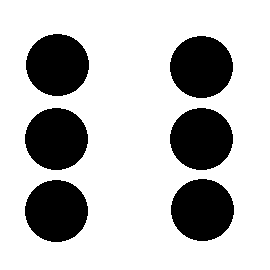
#> input picture MT_10/MT_10/Cv11_c06.bmp, 270 x 270 px
$ python MT_10.py
#> lines starting #> are read from the running program, lines starting #| are printed output that depends on the picture; after the words box and inside, x2 and y2 are one past the last pixel; in counts of white or black regions, pixels touching at a corner belong together
import cv2
import numpy as np
from PIL import Image, ImageDraw, ImageFont
import matplotlib.pyplot as plt

def hough(fname):
    #init
#> called with fname = 'Cv11_c06.bmp'
    bgr = cv2.imread(fname)
#> bgr is the input picture: shape (270, 270, 3); 74.8% white; 6 black regions, box (x1, y1, x2, y2) and area: (26, 34, 89, 96) 3062, (170, 36, 233, 98) 3062, (25, 108, 88, 170) 3062, (170, 108, 233, 170) 3062, (171, 179, 234, 241) 3062, (25, 180, 88, 242) 3062
    img = cv2.cvtColor(bgr, cv2.COLOR_BGR2GRAY)
    img = cv2.medianBlur(img, 5)
    width = img.shape[1]
#> width = 270
    height = img.shape[0]
#> height = 270
    #Hough
    circles = cv2.HoughCircles(img, cv2.HOUGH_GRADIENT_ALT,1,20,param1=50,param2=0.8)
#> circles = [[201, 63, 31.36], [201, 135, 31.36], [56, 142, 31.35], [57, 68, 31.35], [202, 213, 31.35], [58, 213, 31.21]]
    #print(str(circles))
    #vykreslovani na puvodni obrazek pomoci Pillow, imo jednodussi nez pyplot
    count=len(circles[0,:])
#> count = 6
    wimg = Image.open(fname)
    I1 = ImageDraw.Draw(wimg)
    font=ImageFont.truetype("arial.ttf", 60)
    I1.text(((width/2)-25, (height/2)-30), str(count),font=font, fill=(0,255,0))
    wimg.show()
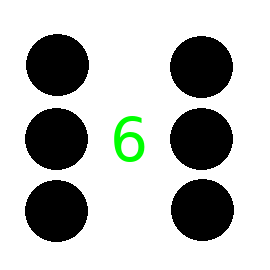
#> shown: PIL image 270x270 RGB; mean R, G, B 188.5, 190.7, 188.5

def erode(fname):
    #init
#> called with fname = 'Cv11_merkers.bmp'
    img = np.uint8(cv2.imread(fname, cv2.IMREAD_GRAYSCALE)/255)
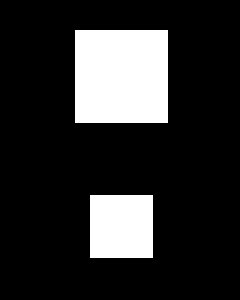
#> input picture MT_10/MT_10/Cv11_merkers.bmp, 80 x 100 px (shown 3 times larger)
#> img: shape (100, 80); values 0 (black) and 1 (white), 17.5% white; 2 white regions, box (x1, y1, x2, y2) and area: (25, 10, 56, 41) 961, (30, 65, 51, 86) 441
    kernel = np.ones((3,3),np.uint8)
    height = int(img.shape[0]/2)
#> height = 50
    halfs = [img[:height, :], img[height:,:]]
    plot_pos = 1

    for garbage, half in enumerate(halfs):
        #print("test")
        cycles=0
        eroded = half.copy()
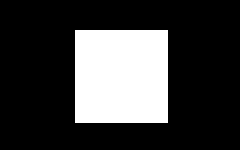
#> eroded: shape (50, 80) (shown 3 times larger); values 0 (black) and 1 (white), 24% white; 1 white region, box (x1, y1, x2, y2) and area: (25, 10, 56, 41) 961
        #eroduje dokud muze
        while True:
            temp = cv2.erode(eroded, kernel)
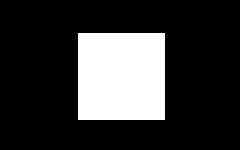
#> temp: shape (50, 80) (shown 3 times larger); values 0 (black) and 1 (white), 21% white; 1 white region, box (x1, y1, x2, y2) and area: (26, 11, 55, 40) 841
            check = len(np.column_stack(np.where(temp != 0)))
#> check = 841
            #print(str(check))
            if check==0:
                break
            cycles+=1
            eroded=temp
        coords = np.column_stack(np.where(eroded!=0))
#> coords = [[25, 40]]
        #vykreslovani erozi
        plt.subplot(2,2,plot_pos)
        plt.title("souradnice eroze " + str(plot_pos) + " : " + str(coords))
        plt.imshow(eroded, cmap="gray")
        #dilace
        dilated=cv2.dilate(eroded, kernel, iterations=cycles)
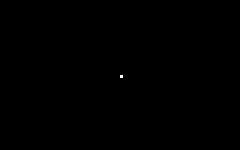
#> eroded: shape (50, 80) (shown 3 times larger); values 0 (black) and 1 (white), 0.03% white in thin lines or dots, all inside (x1, y1, x2, y2) = (40, 25, 41, 26)
        plt.subplot(2,2,(plot_pos+2))
        plt.title("dilace "+str(plot_pos))
        plt.imshow(dilated, cmap="gray")

        plot_pos+=1
    plt.show()

if __name__ == "__main__":
    hough("Cv11_c06.bmp")
    erode("Cv11_merkers.bmp")
